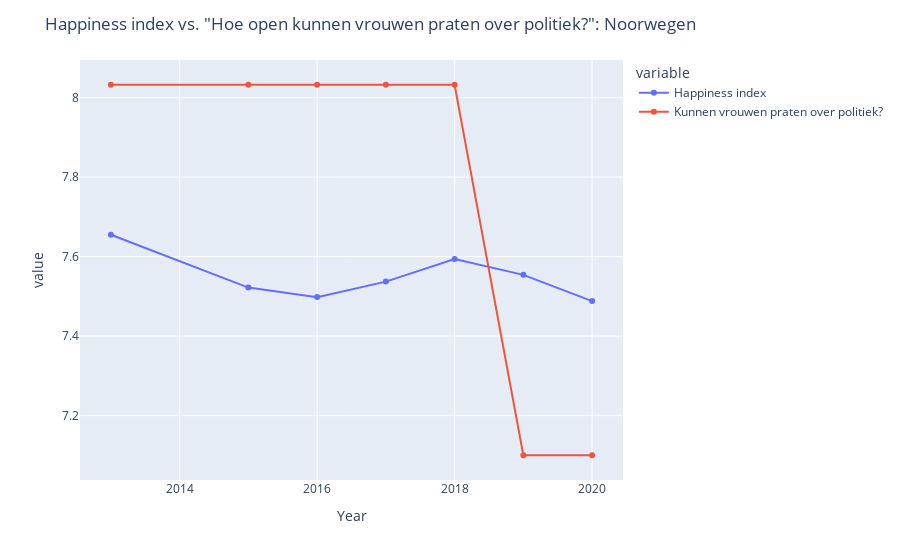
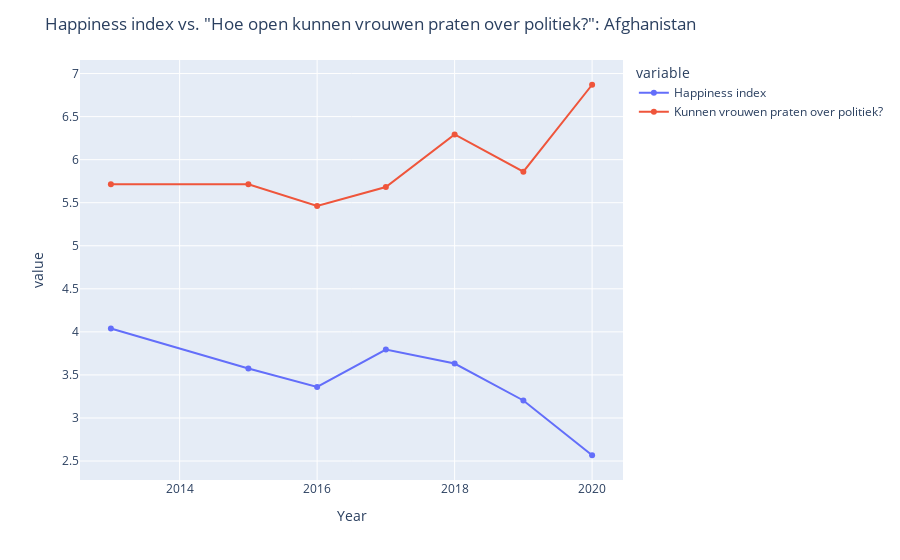

These figures' notebook cell, in order:
### Code cell
norway_data = df[df['Country'] == 'Norway'].copy()
norway_data.loc[:, 'v_22_04'] = norway_data['v_22_04'] * 10
norway_data = norway_data.rename(columns={'Index': 'Happiness index', 'v_22_04': 'Kunnen vrouwen praten over politiek?'})

fig4 = px.line(norway_data, x='Year', y=['Happiness index', 'Kunnen vrouwen praten over politiek?'], markers=True)

fig4.update_layout(
    title="Happiness index vs. \"Hoe open kunnen vrouwen praten over politiek?\": Noorwegen",
    xaxis_title="Year"
)

fig4.show()


afghanistan_data = df[df['Country'] == 'Afghanistan'].copy()
afghanistan_data.loc[:, 'v_22_04'] = afghanistan_data['v_22_04'] * 10
afghanistan_data = afghanistan_data.rename(columns={'Index': 'Happiness index', 'v_22_04': 'Kunnen vrouwen praten over politiek?'})


fig3 = px.line(afghanistan_data, x='Year', y=['Happiness index', 'Kunnen vrouwen praten over politiek?'], markers=True)

fig3.update_layout(
    title="Happiness index vs. \"Hoe open kunnen vrouwen praten over politiek?\": Afghanistan",
    xaxis_title="Year"
)

fig3.show()

### Figure 1 — Plotly figure (JSON) as saved in the notebook; plotly's stock layout.template omitted (floating-point values rounded to 4 significant figures)
{"data": [{"hovertemplate": "variable=Happiness index<br>Year=%{x}<br>value=%{y}<extra></extra>", "legendgroup": "Happiness index", "line": {"color": "#636efa", "dash": "solid"}, "marker": {"symbol": "circle"}, "mode": "lines+markers", "name": "Happiness index", "orientation": "v", "showlegend": true, "type": "scatter", "x": [2013, 2015, 2016, 2017, 2018, 2019, 2020], "xaxis": "x", "y": [7.655, 7.522, 7.498, 7.537, 7.594, 7.554, 7.488], "yaxis": "y"}, {"hovertemplate": "variable=Kunnen vrouwen praten over politiek?<br>Year=%{x}<br>value=%{y}<extra></extra>", "legendgroup": "Kunnen vrouwen praten over politiek?", "line": {"color": "#EF553B", "dash": "solid"}, "marker": {"symbol": "circle"}, "mode": "lines+markers", "name": "Kunnen vrouwen praten over politiek?", "orientation": "v", "showlegend": true, "type": "scatter", "x": [2013, 2015, 2016, 2017, 2018, 2019, 2020], "xaxis": "x", "y": [8.032, 8.032, 8.032, 8.032, 8.032, 7.1, 7.1], "yaxis": "y"}], "layout": {"legend": {"title": {"text": "variable"}, "tracegroupgap": 0}, "margin": {"t": 60}, "title": {"text": "Happiness index vs. \"Hoe open kunnen vrouwen praten over politiek?\": Noorwegen"}, "xaxis": {"anchor": "y", "domain": [0, 1], "title": {"text": "Year"}}, "yaxis": {"anchor": "x", "domain": [0, 1], "title": {"text": "value"}}}}

### Figure 2 — Plotly figure (JSON) as saved in the notebook; plotly's stock layout.template omitted (floating-point values rounded to 4 significant figures)
{"data": [{"hovertemplate": "variable=Happiness index<br>Year=%{x}<br>value=%{y}<extra></extra>", "legendgroup": "Happiness index", "line": {"color": "#636efa", "dash": "solid"}, "marker": {"symbol": "circle"}, "mode": "lines+markers", "name": "Happiness index", "orientation": "v", "showlegend": true, "type": "scatter", "x": [2013, 2015, 2016, 2017, 2018, 2019, 2020], "xaxis": "x", "y": [4.04, 3.575, 3.36, 3.794, 3.632, 3.203, 2.567], "yaxis": "y"}, {"hovertemplate": "variable=Kunnen vrouwen praten over politiek?<br>Year=%{x}<br>value=%{y}<extra></extra>", "legendgroup": "Kunnen vrouwen praten over politiek?", "line": {"color": "#EF553B", "dash": "solid"}, "marker": {"symbol": "circle"}, "mode": "lines+markers", "name": "Kunnen vrouwen praten over politiek?", "orientation": "v", "showlegend": true, "type": "scatter", "x": [2013, 2015, 2016, 2017, 2018, 2019, 2020], "xaxis": "x", "y": [5.713, 5.713, 5.461, 5.682, 6.293, 5.86, 6.87], "yaxis": "y"}], "layout": {"legend": {"title": {"text": "variable"}, "tracegroupgap": 0}, "margin": {"t": 60}, "title": {"text": "Happiness index vs. \"Hoe open kunnen vrouwen praten over politiek?\": Afghanistan"}, "xaxis": {"anchor": "y", "domain": [0, 1], "title": {"text": "Year"}}, "yaxis": {"anchor": "x", "domain": [0, 1], "title": {"text": "value"}}}}
